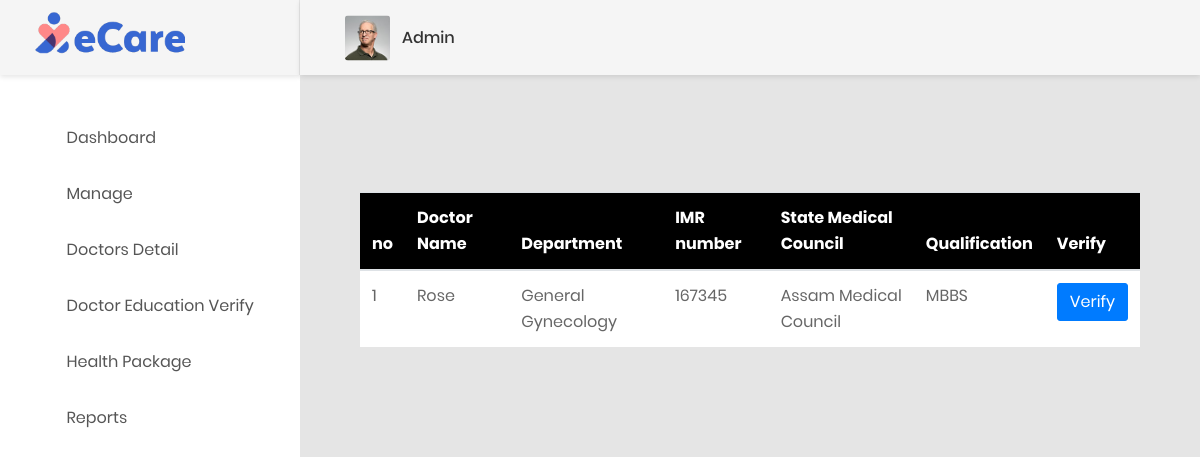
Page /Admin-panel/doctoredverify.php on the committed database.
### tables this page shows
CREATE TABLE `doctor` (
  `D_id` int(11) NOT NULL,
  `Log_id` int(11) NOT NULL,
  `D_name` varchar(50) NOT NULL,
  `D_pos` varchar(50) NOT NULL,
  `Dept_id` int(11) NOT NULL,
  `D_phone` bigint(10) NOT NULL,
  `D_license` varchar(10000) NOT NULL,
  `D_specialization_id` int(11) NOT NULL
);

CREATE TABLE `specializations` (
  `D_specialization_id` int(11) NOT NULL,
  `D_specializations` varchar(50) NOT NULL,
  `Dept_id` int(11) NOT NULL
);

CREATE TABLE `imr` (
  `IMR_id` int(11) NOT NULL,
  `IMR_number` int(20) NOT NULL,
  `SMC_id` int(11) NOT NULL,
  `D_id` int(11) NOT NULL
);

CREATE TABLE `statemedicalcouncil` (
  `SMC_id` int(11) NOT NULL,
  `SMC_name` varchar(50) NOT NULL
);

CREATE TABLE `doctoreducation` (
  `D_edu_id` int(11) NOT NULL,
  `D_edu_qualification` varchar(50) NOT NULL,
  `D_id` int(11) NOT NULL,
  `De_status` tinyint(1) NOT NULL
);

### Admin-panel/doctoredverify.php (the view, shortened to what this page needs)
<!DOCTYPE html>
<html lang="en">
<head>
    <link href="css/font-face.css" rel="stylesheet" media="all">
    <link href="vendor/font-awesome-5/css/fontawesome-all.min.css" rel="stylesheet" media="all">
    <link href="vendor/font-awesome-4.7/css/font-awesome.min.css" rel="stylesheet" media="all">
    <link href="vendor/mdi-font/css/material-design-iconic-font.min.css" rel="stylesheet" media="all">
    <link href="vendor/bootstrap-4.1/bootstrap.min.css" rel="stylesheet" media="all">
    <link href="vendor/animsition/animsition.min.css" rel="stylesheet" media="all">
    <link href="vendor/bootstrap-progressbar/bootstrap-progressbar-3.3.4.min.css" rel="stylesheet" media="all">
    <link href="vendor/wow/animate.css" rel="stylesheet" media="all">
    <link href="vendor/css-hamburgers/hamburgers.min.css" rel="stylesheet" media="all">
    <link href="vendor/slick/slick.css" rel="stylesheet" media="all">
    <link href="vendor/select2/select2.min.css" rel="stylesheet" media="all">
    <link href="vendor/perfect-scrollbar/perfect-scrollbar.css" rel="stylesheet" media="all">
    <link href="css/theme.css" rel="stylesheet" media="all">
</head>
<body class="animsition">
    <div class="page-wrapper">
        <?php
        include "index-sidebar.php";
        ?>
        <div class="page-container">
            <?php
            include "nav.php";
            ?>
            <div class="main-content">
                <div class="section__content section__content--p30">
                    <div class="container-fluid">
                        <?php
                        $vfy = mysqli_query($con, "select * from doctor d,department dep,specializations spec,imr i,statemedicalcouncil smc,doctoreducation de  where d.D_specialization_id=spec.D_specialization_id and d.Dept_id=dep.Dept_id and i.D_id=d.D_id and i.SMC_id=smc.SMC_id and de.D_id=d.D_id and de.De_status='0'");
                        ?>
                        <center>
                            <div class="container col-lg-6" style="padding:25px;border-radius:20px;">
                        </center><br>
                        <div class="container">
                            <table class="table table-striped">
                                <thead>
                                    <tr style="background-color: black;color:white;">
                                        <th>no</th>
                                        <th>Doctor Name</th>
                                        <th>Department</th>
                                        <th>IMR number </th>
                                        <th>State Medical Council</th>
                                        <th>Qualification</th>
                                        <th>Verify</th>
                                    </tr>
                                </thead>
                                <tbody>
                                    <?php
                                    $j = 1;
                                    while ($res = mysqli_fetch_array($vfy)) {
                                        echo "<tr><td>" .  $j++ . "</td><td>" . $res['D_name'] . "</td><td> " . $res['D_specializations'] . "</td><td> " . $res['IMR_number'] . "</td><td> " . $res['SMC_name'] . "</td><td> " . $res['D_edu_qualification'] . "</td><td><a href='Qualification.php?id=" . $res['D_edu_id'] . "' class='btn btn-primary'>Verify</a></td></tr>";
                                    }
                                    ?>
                                </tbody>
                            </table>
                        </div>
                    </div>
                </div>
            </div>
        </div>
    </div>
</body>
</html>

### rows in the picture
doctor: D_name "Rose", D_specialization.D_specializations "General Gynecology", imr.IMR_number "167345", statemedicalcouncil.SMC_name "Assam Medical Council", doctoreducation.D_edu_qualification "MBBS"
